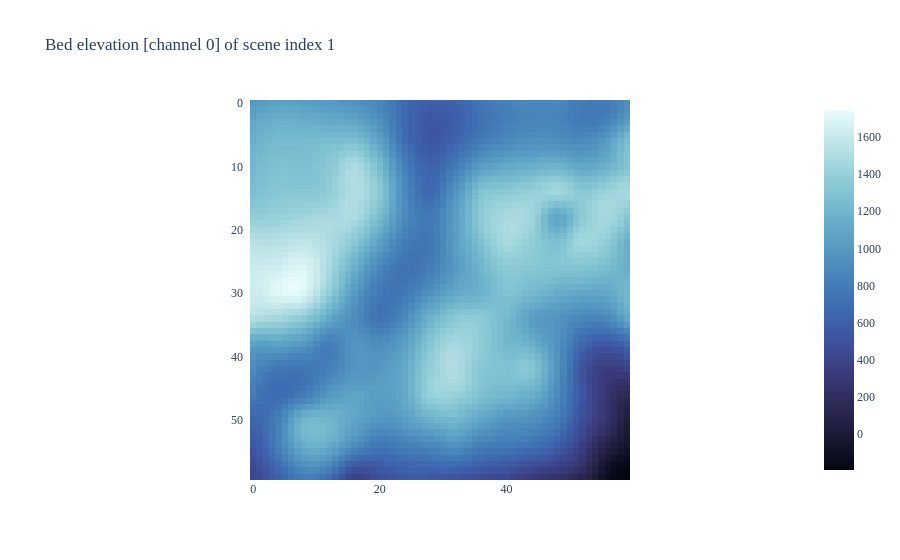

Notebook source saved alongside this figure:
### Code cell
fig = px.imshow(training_tensor[55, 0, :, :].cpu(), 
                # color_continuous_scale = 'Viridis',
                # color_continuous_scale = 'algae',
                color_continuous_scale = 'ice',
                # DEFAULT for matrices: only tensor because of conversion
                origin = "upper", title = "Bed elevation [channel 0] of scene index 1")

fig.update_layout(font_family = "Times New Roman")
fig.update_yaxes(ticksuffix = "  ")

fig.show()

### Figure 1 — Plotly figure (JSON) as saved in the notebook; plotly's stock layout.template omitted (floating-point values rounded to 4 significant figures; data arrays with more than 128 entries replaced by an {"elided": "..."} marker saying what was removed)
{"data": [{"coloraxis": "coloraxis", "hovertemplate": "x: %{x}<br>y: %{y}<br>color: %{z}<extra></extra>", "name": "0", "type": "heatmap", "xaxis": "x", "yaxis": "y", "z": {"elided": "60x60 float values"}}], "layout": {"coloraxis": {"colorscale": [[0, "rgb(3, 5, 18)"], [0.09091, "rgb(25, 25, 51)"], [0.1818, "rgb(44, 42, 87)"], [0.2727, "rgb(58, 60, 125)"], [0.3636, "rgb(62, 83, 160)"], [0.4545, "rgb(62, 109, 178)"], [0.5455, "rgb(72, 134, 187)"], [0.6364, "rgb(89, 159, 196)"], [0.7273, "rgb(114, 184, 205)"], [0.8182, "rgb(149, 207, 216)"], [0.9091, "rgb(192, 229, 232)"], [1, "rgb(234, 252, 253)"]]}, "font": {"family": "Times New Roman"}, "title": {"text": "Bed elevation [channel 0] of scene index 1"}, "xaxis": {"anchor": "y", "constrain": "domain", "domain": [0, 1], "scaleanchor": "y"}, "yaxis": {"anchor": "x", "autorange": "reversed", "constrain": "domain", "domain": [0, 1], "ticksuffix": "  "}}}
